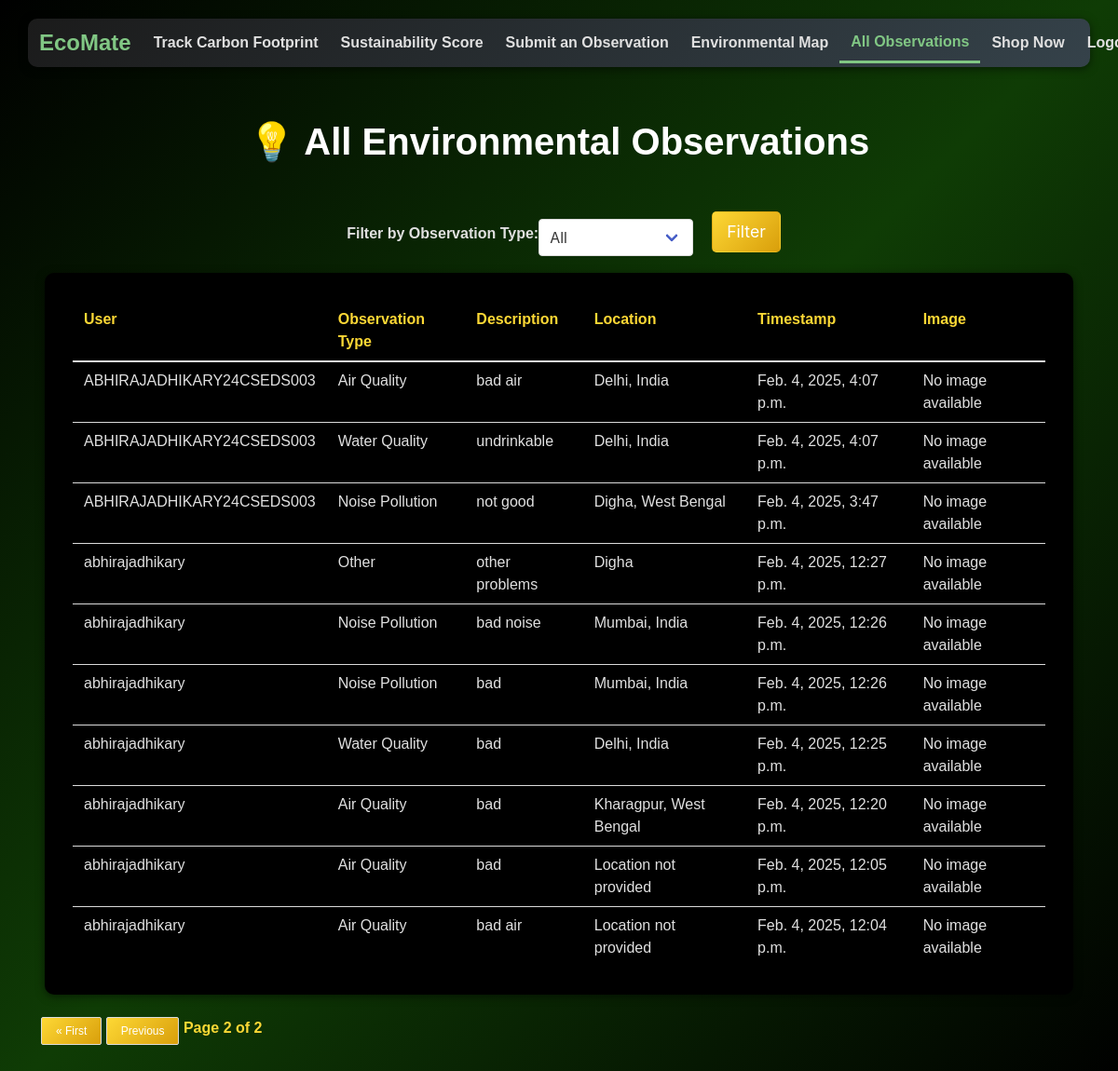
The page /all-observations/?page=2 (signed in) on the database its author committed.
### climate_tracker/models.py (models this page shows, shortened)
class EnvironmentalObservation(models.Model):
    OBSERVATION_TYPES = [
        ('air_quality', 'Air Quality'),
        ('water_quality', 'Water Quality'),
        ('noise_pollution', 'Noise Pollution'),
        ('other', 'Other'),
    ]
    user = models.ForeignKey(User, on_delete=models.CASCADE)
    observation_type = models.CharField(max_length=50, choices=OBSERVATION_TYPES)
    description = models.TextField(default="No description provided.")
    location = models.CharField(max_length=255, null=True)  # User-provided location
    latitude = models.FloatField(null=True, blank=True)  # Automatically generated
    longitude = models.FloatField(null=True, blank=True)  # Automatically generated
    timestamp = models.DateTimeField(auto_now_add=True)
    photo = models.ImageField(upload_to='observations/')

### climate_tracker/views.py (the view)
# urls.py: path('all-observations/', views.all_observations, name='all_observations'),
@login_required
def all_observations(request):
    observations = EnvironmentalObservation.objects.all().order_by('-timestamp')
    observation_type = request.GET.get('type', None)
    if observation_type:
        observations = observations.filter(observation_type=observation_type)
    paginator = Paginator(observations, 10)
    page_number = request.GET.get('page')
    page_obj = paginator.get_page(page_number)
    return render(request, 'all_observations.html', {'page_obj': page_obj})

### climate_tracker/templates/all_observations.html (shortened to what this page needs)
{% extends "base.html" %}
{% block content %}
<h1 class="title">💡 All Environmental Observations</h1>
<div class="field">
    <label class="label">Filter by Observation Type:</label>
    <div class="control">
        <form method="get">
            <div class="select">
                <select name="type">
                    <option value="">All</option>
                </select>
            </div>
            <button class="button is-primary mt-2" type="submit">Filter</button>
        </form>
    </div>
</div>
<div class="box">
    {% if page_obj %}
        <table class="table is-fullwidth">
            <thead>
                <tr>
                    <th style="color: #fdd835;">User</th>
                    <th style="color: #fdd835;">Observation Type</th>
                    <th style="color: #fdd835;">Description</th>
                    <th style="color: #fdd835;">Location</th>
                    <th style="color: #fdd835;">Timestamp</th>
                    <th style="color: #fdd835;">Image</th>
                </tr>
            </thead>
            <tbody>
                {% for obs in page_obj %}
                    <tr>
                        <td>{{ obs.user.username }}</td>
                        <td>{{ obs.get_observation_type_display }}</td>
                        <td>{{ obs.description|default:"No description provided" }}</td>
                        <td>{{ obs.location|default:"Location not provided" }}</td>
                        <td>{{ obs.timestamp }}</td>
                        <td class="image-container">
                            {% if obs.photo %}
                                <img src="{{ obs.photo.url }}" alt="Observation Image">
                            {% else %}
                                <p>No image available</p>
                            {% endif %}
                        </td>
                    </tr>
                {% endfor %}
            </tbody>
        </table>
    {% else %}
        <p>No observations found.</p>
    {% endif %}
</div>
<div class="pagination">
    <span class="step-links">
        {% if page_obj.has_previous %}
            <a href="?page=1{% if request.GET.type %}&type={{ request.GET.type }}{% endif %}" class="button is-small">&laquo; First</a>
            <a href="?page={{ page_obj.previous_page_number }}{% if request.GET.type %}&type={{ request.GET.type }}{% endif %}" class="button is-small">Previous</a>
        {% endif %}
        <span class="current">
            Page {{ page_obj.number }} of {{ page_obj.paginator.num_pages }}
        </span>
    </span>
</div>
{% endblock %}

### climate_tracker/templates/all_observations.html (style rules this page uses)
html, body { margin: 0; padding: 0; min-height: 100vh; }
body { background: linear-gradient(135deg, rgb(0, 0, 0), rgb(15, 60, 5), rgb(0, 0, 0)); color: #e0e0e0; font-family: Arial, sans-serif; }
h1.title { color: #fff; font-size: 2.5em; padding: 30px; text-align: center; font-weight: bold; }
.field { display: flex; justify-content: center; align-items: center; margin-bottom: 20px; }
.control form { display: flex; gap: 10px; align-items: center; }
.label { color: #e0e0e0; font-weight: bold; }
.box { background: black; border-radius: 10px; padding: 30px; box-shadow: 0 2px 10px rgba(0, 0, 0, 0.5); color: #e0e0e0; }
.mt-2 { bottom: 10px; left: 10px; }
.table { background: transparent; color: #e0e0e0; }
.table th { background-color: transparent; color: #ffffff; }
.table td { background-color: transparent; }
.table tr:nth-child(even) { background-color: transparent; }
.button { background: linear-gradient(135deg, #fdd835, rgb(217, 159, 11)); color: rgb(255, 255, 255); border-radius: 5px; padding: 8px 15px; font-size: 1.1em; transition: transform 0.3s ease, background-color 0.3s ease; }
.pagination .current { color: #fdd835; font-weight: bold; }
select { background-color: transparent; color: #e0e0e0; border: 1px solid #bbb; border-radius: 5px; padding: 5px; }

### rows shown on the page
EnvironmentalObservation: user.username "ABHIRAJADHIKARY24CSEDS003", observation_type "Air Quality", description "bad air", location "Delhi, India", timestamp "Feb. 4, 2025, 4:07 p.m.", photo "No image available"
EnvironmentalObservation: user.username "ABHIRAJADHIKARY24CSEDS003", observation_type "Water Quality", description "undrinkable", location "Delhi, India", timestamp "Feb. 4, 2025, 4:07 p.m.", photo "No image available"
EnvironmentalObservation: user.username "ABHIRAJADHIKARY24CSEDS003", observation_type "Noise Pollution", description "not good", location "Digha, West Bengal", timestamp "Feb. 4, 2025, 3:47 p.m.", photo "No image available"
EnvironmentalObservation: user.username "abhirajadhikary", observation_type "Other", description "other problems", location "Digha", timestamp "Feb. 4, 2025, 12:27 p.m.", photo "No image available"
EnvironmentalObservation: user.username "abhirajadhikary", observation_type "Noise Pollution", description "bad noise", location "Mumbai, India", timestamp "Feb. 4, 2025, 12:26 p.m.", photo "No image available"
EnvironmentalObservation: user.username "abhirajadhikary", observation_type "Noise Pollution", description "bad", location "Mumbai, India", timestamp "Feb. 4, 2025, 12:26 p.m.", photo "No image available"
EnvironmentalObservation: user.username "abhirajadhikary", observation_type "Water Quality", description "bad", location "Delhi, India", timestamp "Feb. 4, 2025, 12:25 p.m.", photo "No image available"
EnvironmentalObservation: user.username "abhirajadhikary", observation_type "Air Quality", description "bad", location "Kharagpur, West Bengal", timestamp "Feb. 4, 2025, 12:20 p.m.", photo "No image available"
EnvironmentalObservation: user.username "abhirajadhikary", observation_type "Air Quality", description "bad", location "Location not provided", timestamp "Feb. 4, 2025, 12:05 p.m.", photo "No image available"
EnvironmentalObservation: user.username "abhirajadhikary", observation_type "Air Quality", description "bad air", location "Location not provided", timestamp "Feb. 4, 2025, 12:04 p.m.", photo "No image available"

### other values the page prints
{{ page_obj.number }} "2"
{{ page_obj.paginator.num_pages }} "2"
